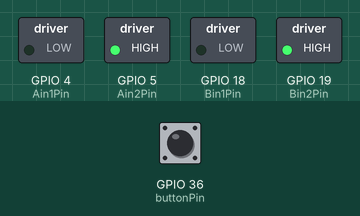
The sketch below on a simulated ESP32. On the bench: switched loads named in the sketch (green lamp = pin HIGH). The inputs (shaded band) are chosen by the test bench; at power-on: GPIO 36 (buttonPin) LOW. What the sketch prints to the serial monitor is not drawn.

Above: at 1.2 s.
1.3 s: GPIO 36 (buttonPin) pulled HIGH for 0.15 s
At 1.37 s:
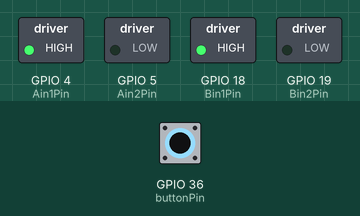
2.9 s: GPIO 36 (buttonPin) pulled HIGH for 3.2 s
At 7.2 s:
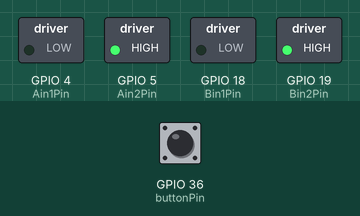
Timing chart, 0 to 8.7 s (numbered marks = the images above; inputs shaded):
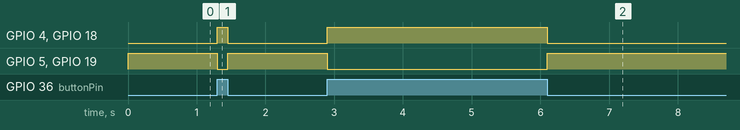

The sketch:

motor_test.ino
```cpp
/**
 * First attempt at getting a motor spinning
 *
 * Hardware:
 * - brushless DC motor (5V)
 * - ESP32
 * - Adafruit TB6612 1.2A DC/Stepper Motor Driver Breakout Board
 */

int buttonState = 0;

// read a button - if pressed run motor backwards
const int buttonPin = 36;

// motor controller needs 2 inputs, IN1 and IN2
// PWM and STBY are pulled to high
const int Ain1Pin = 4;
const int Ain2Pin = 5;
const int Bin1Pin = 18;
const int Bin2Pin = 19;

void setup() {
 Serial.begin(115200);

  pinMode(buttonPin, INPUT);

  pinMode(Ain1Pin, OUTPUT);
  pinMode(Ain2Pin, OUTPUT);
  pinMode(Bin1Pin, OUTPUT);
  pinMode(Bin2Pin, OUTPUT);
}

void loop() {

  //===============================================
  // Code to change motor direction on button press
  buttonState = digitalRead(buttonPin);
  Serial.println(buttonState);

  if(buttonState == HIGH) {
    digitalWrite(Ain1Pin, HIGH);
    digitalWrite(Ain2Pin, LOW);
    digitalWrite(Bin1Pin, HIGH);
    digitalWrite(Bin2Pin, LOW);
  } else {
    digitalWrite(Ain1Pin, LOW);
    digitalWrite(Ain2Pin, HIGH);
    digitalWrite(Bin1Pin, LOW);
    digitalWrite(Bin2Pin, HIGH);
  }
  //===============================================

//  // Uncomment for code to simply run motors forward and backward
//  Serial.println("forward");
//  digitalWrite(Ain1Pin, HIGH);
//  digitalWrite(Ain2Pin, LOW);
//  digitalWrite(Bin1Pin, HIGH);
//  digitalWrite(Bin2Pin, LOW);
//  // I know delay() is funky, it's just for testing
//  delay(2000);
//
//  Serial.println("backward");
//  digitalWrite(Ain1Pin, LOW);
//  digitalWrite(Ain2Pin, HIGH);
//  digitalWrite(Bin1Pin, LOW);
//  digitalWrite(Bin2Pin, HIGH);
//  delay(2000);

}
```

Measured:
- after the input at 1.3 s, GPIO 4 (Ain1Pin), GPIO 18 (Bin1Pin): LOW → HIGH at once, → LOW 0.15 s later; GPIO 5 (Ain2Pin), GPIO 19 (Bin2Pin): HIGH → LOW at once, → HIGH 0.15 s later
- after the input at 2.9 s, GPIO 4 (Ain1Pin), GPIO 18 (Bin1Pin): LOW → HIGH at once, → LOW 3.2 s later; GPIO 5 (Ain2Pin), GPIO 19 (Bin2Pin): HIGH → LOW at once, → HIGH 3.2 s later
